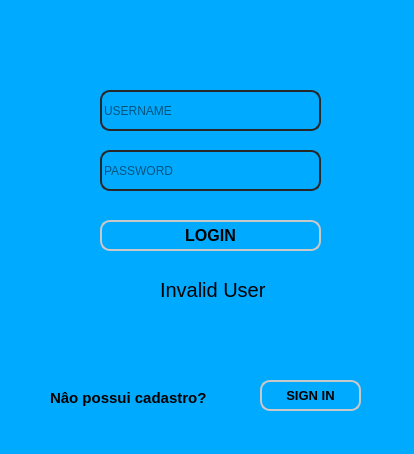
<?xml version="1.0" encoding="UTF-8"?>
<ui version="4.0">
 <class>Login</class>
 <widget class="QMainWindow" name="Login">
  <property name="geometry">
   <rect>
    <x>0</x>
    <y>0</y>
    <width>414</width>
    <height>454</height>
   </rect>
  </property>
  <property name="font">
   <font>
    <pointsize>2</pointsize>
   </font>
  </property>
  <property name="windowTitle">
   <string>Login</string>
  </property>
  <property name="styleSheet">
   <string notr="true">background-color: rgb(0, 170, 255);</string>
  </property>
  <widget class="QWidget" name="centralwidget">
   <widget class="QLineEdit" name="lineEdit_user">
    <property name="geometry">
     <rect>
      <x>100</x>
      <y>90</y>
      <width>221</width>
      <height>41</height>
     </rect>
    </property>
    <property name="styleSheet">
     <string notr="true">QLineEdit{
	border-radius: 10px;
	border: 2px solid rgb(40,40,40);
	color: rbg(200,200,200);
}
QLineEdit:hover{
	background-color: rgb(66, 239, 255);
	border-radius: 10px;
	border: 2px solid rgb(40,40,40);
}
QLineEdit:focus{
	border-radius: 10px;
	border: 2px solid rgb(255,255,255);
	color: rbg(200,200,200);
}</string>
    </property>
    <property name="placeholderText">
     <string>USERNAME</string>
    </property>
   </widget>
   <widget class="QLineEdit" name="lineEdit_password">
    <property name="geometry">
     <rect>
      <x>100</x>
      <y>150</y>
      <width>221</width>
      <height>41</height>
     </rect>
    </property>
    <property name="styleSheet">
     <string notr="true">QLineEdit{
	border-radius: 10px;
	border: 2px solid rgb(40,40,40)
}
QLineEdit:hover{
	background-color: rgb(66, 239, 255);
	border-radius: 10px;
	border: 2px solid rgb(40,40,40);
}
QLineEdit:focus{
	border-radius: 10px;
	border: 2px solid rgb(255,255,255);
}</string>
    </property>
    <property name="echoMode">
     <enum>QLineEdit::Password</enum>
    </property>
    <property name="placeholderText">
     <string>PASSWORD</string>
    </property>
   </widget>
   <widget class="QPushButton" name="btn_login">
    <property name="geometry">
     <rect>
      <x>100</x>
      <y>220</y>
      <width>221</width>
      <height>31</height>
     </rect>
    </property>
    <property name="font">
     <font>
      <pointsize>12</pointsize>
      <weight>75</weight>
      <bold>true</bold>
     </font>
    </property>
    <property name="styleSheet">
     <string notr="true">QPushButton{
	border-radius: 10px;
	border: 2px solid rgb(200,200,200)
}
QPushButton:hover{
	background-color: rgb(66, 239, 255);
	border-radius: 10px;
	border: 2px solid rgb(40,40,40);
}
QPushButton:pressed{
	border-radius: 10px;
	border: 2px solid rgb(0, 111, 166);
	color: rgb(255,255,255);
}</string>
    </property>
    <property name="text">
     <string>LOGIN</string>
    </property>
   </widget>
   <widget class="QLabel" name="label_retorune">
    <property name="geometry">
     <rect>
      <x>160</x>
      <y>280</y>
      <width>131</width>
      <height>20</height>
     </rect>
    </property>
    <property name="font">
     <font>
      <pointsize>15</pointsize>
     </font>
    </property>
    <property name="text">
     <string>Invalid User</string>
    </property>
   </widget>
   <widget class="QLabel" name="label_2">
    <property name="geometry">
     <rect>
      <x>50</x>
      <y>390</y>
      <width>171</width>
      <height>16</height>
     </rect>
    </property>
    <property name="font">
     <font>
      <pointsize>11</pointsize>
      <weight>75</weight>
      <bold>true</bold>
     </font>
    </property>
    <property name="text">
     <string>Nâo possui cadastro?</string>
    </property>
   </widget>
   <widget class="QPushButton" name="btn_signin">
    <property name="geometry">
     <rect>
      <x>260</x>
      <y>380</y>
      <width>101</width>
      <height>31</height>
     </rect>
    </property>
    <property name="font">
     <font>
      <pointsize>10</pointsize>
      <weight>75</weight>
      <bold>true</bold>
     </font>
    </property>
    <property name="styleSheet">
     <string notr="true">QPushButton{
	border-radius: 10px;
	border: 2px solid rgb(200,200,200)
}
QPushButton:hover{
	background-color: rgb(66, 239, 255);
	border-radius: 10px;
	border: 2px solid rgb(40,40,40);
}
QPushButton:pressed{
	border-radius: 10px;
	border: 2px solid rgb(0, 111, 166);
	color: rgb(255,255,255);
}</string>
    </property>
    <property name="text">
     <string>SIGN IN</string>
    </property>
   </widget>
  </widget>
 </widget>
 <resources/>
 <connections/>
</ui>
